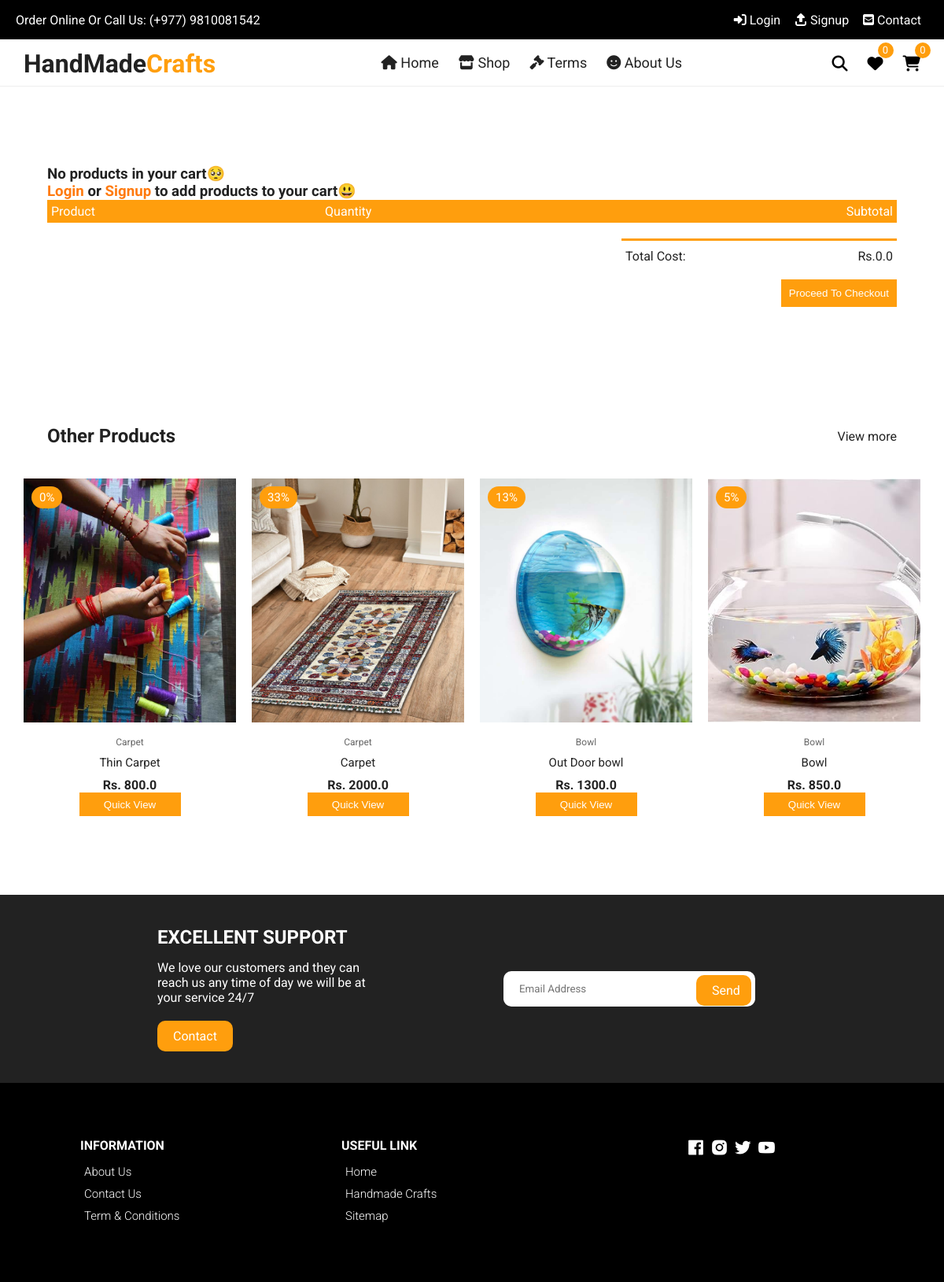
Page /cart/ on the committed database.
### home/models.py (models this page shows, shortened)
class Product(models.Model):
    id = models.AutoField(primary_key=True)
    name = models.CharField(max_length=200)
    desc = models.TextField()
    category = models.ForeignKey(Category, on_delete=models.CASCADE)
    weight = models.CharField(max_length=100)
    marked_price = models.FloatField()
    selling_price = models.FloatField()
    available_quantity = models.PositiveIntegerField(default=0)
    photo = models.ImageField(upload_to='products/')
    return_policy = models.CharField(max_length=255)
    slug = models.SlugField()
    tags = models.CharField(max_length=300, default='')
    modified_date = models.DateField(auto_now=True)
    users_wishlist = models.ManyToManyField(User, blank=True, related_name='user_wishlist')
    @property
    def discount_percent(self):
        discount = (self.marked_price - self.selling_price)/self.marked_price
        return str(floor(discount * 100))

class Category(models.Model):
    id = models.AutoField(primary_key=True)
    title = models.CharField(max_length=200)
    slug = models.SlugField()

### home/views.py (the view)
# urls.py: path('cart/', cart, name='cart'),
def cart(request):
    otherprod = Product.objects.all().order_by('?')[:4]
    if request.user.is_authenticated:
        products = Product.objects.filter(users_wishlist=request.user)
        wishlistcount = products.count()
        cartprod = MyCart.objects.filter(user=request.user)
        cartprodcount = cartprod.count()
    else:
        wishlistcount = ''
        cartprodcount = ''
        cartprod = ''
    context = {
        'otherprod': otherprod,
        'wishlistcount': wishlistcount,
        'cartprod': cartprod,
        'cartprodcount': cartprodcount,
        }
    return render(request, 'home/cart.html', context)

### templates/home/cart.html (shortened to what this page needs)
{% extends 'base.html' %}
{% load static %}
{% block maincontent %}
<div class="container cart">
    <table>
      <tr id='carttablerow'>
        <th>Product</th>
        <th>Quantity</th>
        <th>Subtotal</th>
      </tr>
      {% if cartprod %}
      {% for c in cartprod %}
      <tr data-table-id = '{{c.product.id}}' data-table-url = '{% url "delete_from_cart" %}' class='datatableid{{c.product.id}}' id='carttablerow'>
        <td>
          <div class="cart-info">
            <img src="{{c.product.photo.url}}" alt="" />
            <div>
             <a href="{% url 'productdetail' c.product.id %}"> <span style="color: #ff7a0d;font-size: 1.8rem;"><strong>{{c.product.name}}</strong></span><br></a>
              <span>Price: Rs.{{c.product.selling_price}}</span> <br />
            </div>
          </div>
        </td>
        <td>
          <div class="cartbutton" style="justify-content: flex-start;">
            <button data-id="{{c.product.id}}" data-url="{% url 'remove_from_cart' %}" class="minusbutton mb{{c.product.id}}" style="display: flex; align-items: center;justify-content: center;">-</button>
            <span data-id="{{c.product.id}}"class="buttontext bt{{c.product.id}}" style="display: flex;align-items: center;justify-content: center;margin-bottom: 1rem;">{{c.quantity}}</span>
            <button data-id="{{c.product.id}}" data-url="{% url 'add_to_cart' %}" class="plusbutton pb{{c.product.id}}" style="display: flex;align-items: center;justify-content: center;">+</button>
          </div>
        </td>
        <td><input type="hidden" class="subTotals" name="subtotal" data-subtotal='{{c.sub_total}}'> Rs.{{c.sub_total}}</td>
      </tr>
      {% endfor %}
      {% else %}
      <h3>No products in your cart🥺</h3>
      {% if user.is_anonymous %}
      <h3><a style="color: #ff7a0d;" href="{% url 'login' %}">Login</a> or <a style="color: #ff7a0d;" href="{% url 'signup' %}">Signup</a> to add products to your cart😃</h3>
      {% endif %}
      {% endif %}
    </table>
    <div class="total-price">
      <table>
        <tr>
          <td>Total Cost:</td>
          <td class="prodOnlyTotal"></td>
        </tr>
      </table>
      {% if user.is_authenticated %}
      <a href="{% url 'checkout' %}" class="checkout btn">Proceed To Checkout</a>
      {% else %}
      <button class="checkout btn" style="cursor: pointer;outline: none;border: none;">Proceed To Checkout</button>
      {% endif %}
    </div>
  </div>
<section class="section featured">
    <div class="top container">
        <h1>Other Products</h1>
        <a href="{% url 'products' %}" class="view-more">View more</a>
    </div>
    <div class="product-center container">
        {% for pro in otherprod %}
        <div class="product-item">
            <div class="overlay">
                <a href="{% url 'productdetail' pro.id %}" class="product-thumb">
                    <img src="{{ pro.photo.url }}" alt="" />
                </a>
                <span class="discount">{{pro.discount_percent}}%</span>
            </div>
            <div class="product-info">
                <span>{{ pro.category.title}}</span>
                <a href="{% url 'productdetail' pro.id %}">{{ pro.name }}</a>
                <h4>Rs. {{ pro.selling_price }}</h4>
                <div class="cartbutton">
                    <a href="{% url 'productdetail' pro.id %}"><button class="quickviewbutton">Quick View</button></a>
                </div>
            </div>
            <ul class="icons">
                <a href="{% url 'productdetail' pro.id %}"><li> Quick View</li></a>
            </ul>
        </div>
        {% endfor %}
    </div>
</section>
{% endblock maincontent %}

### static/css/styles.css (style rules this page uses)
:root { --white: #fff; --black: #222; --yellow: #ff9e0d; --grey1: #f0f0f0; --grey2: #e9d7d3; }
*, *::before, *::after { margin: 0; padding: 0; box-sizing: inherit; }
html { box-sizing: border-box; font-size: 62.5%; }
body { font-family: "Roboto", sans-serif; font-size: 1.6rem; background-color: var(--white); color: var(--black); font-weight: 400; font-style: normal; }
a { text-decoration: none; color: var(--black); }
.container { max-width: 114rem; margin: 0 auto; padding: 0 3rem; }
.section { padding: 5rem 0 5rem 0; overflow: hidden; }
.product-center { display: flex; align-items: center; justify-content: center; flex-wrap: wrap; max-width: 120rem; margin: 0 auto; padding: 0 2rem; }
.product-item { position: relative; width: 27rem; margin: 0 auto; margin-bottom: 3rem; }
.product-thumb { height: 31rem; width: 100%; display: inline-block; }
.product-thumb img { width: 100%; height: 31rem; object-fit: cover; transition: all 500ms linear; }
.product-info { padding: 1rem; text-align: center; }
.product-info span { display: inline-block; font-size: 1.2rem; color: #666; margin-bottom: 1rem; }
.product-info a { font-size: 1.5rem; display: block; margin-bottom: 1rem; transition: all 300ms ease; }
.cartbutton { display: flex; align-items: center; justify-content: center; }
.cartbutton .initialbutton, .cartbutton .initialbuttondisabled, .cartbutton .plusbutton, .cartbutton .buttontext, .cartbutton .minusbutton, .cartbutton .quickviewbutton { height: 30px; width: 129px; border: none; outline: none; background: var(--yellow); color: #fff; cursor: pointer; transition: 250ms; }
.product-item .icons { position: absolute; left: 50%; top: 35%; width: fit-content; transform: translate(-50%); display: flex; align-items: center; display: flex; align-items: center; justify-content: center; }
.product-item .overlay { position: relative; overflow: hidden; cursor: pointer; width: 100%; }
.product-item .discount { position: absolute; top: 1rem; left: 1rem; background-color: var(--yellow); padding: 0.5rem 1rem; color: var(--white); border-radius: 2rem; font-size: 1.5rem; }
.section .top { display: flex; align-items: center; justify-content: space-between; margin-bottom: 4rem; }
.cart { margin: 10rem auto; }
table { width: 100%; border-collapse: collapse; }
th { text-align: left; padding: 0.5rem; color: #fff; background-color: var(--yellow); font-weight: normal; }
td { padding: 1rem 0.5rem; }
.total-price { display: flex; align-items: flex-end; flex-direction: column; margin-top: 2rem; }
.total-price table { border-top: 3px solid var(--yellow); width: 100%; max-width: 35rem; }
td:last-child { text-align: right; }
th:last-child { text-align: right; }
.checkout { display: inline-block; background-color: var(--yellow); color: white; padding: 1rem; margin-top: 1rem; }

### rows in the picture
Product: photo (picture), discount_percent "0", category "Carpet", name "Thin Carpet", selling_price "800.0"
Product: photo (picture), discount_percent "33", category "Carpet", name "Carpet", selling_price "2000.0"
Product: photo (picture), discount_percent "13", category "Bowl", name "Out Door bowl", selling_price "1300.0"
Product: photo (picture), discount_percent "5", category "Bowl", name "Bowl", selling_price "850.0"
